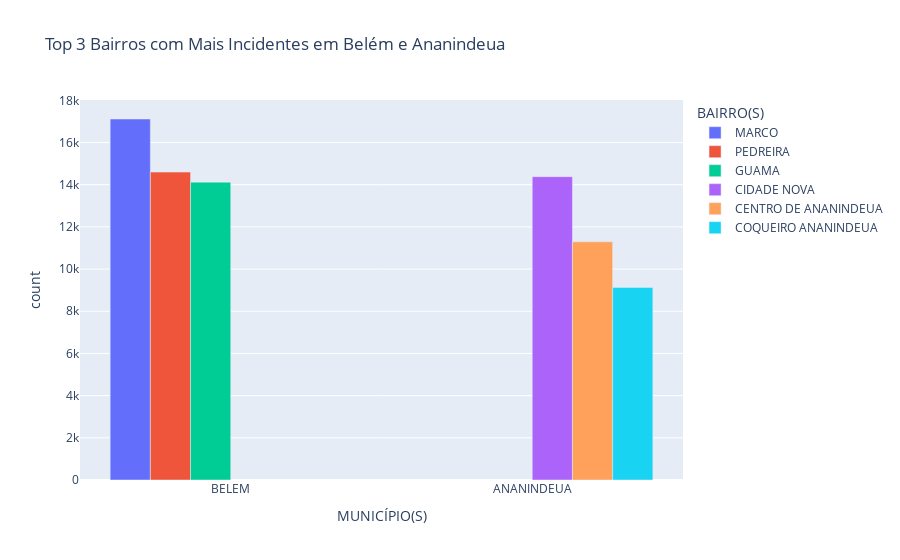

Source (notebook cell):
### Code cell
df_filtered = df[df['MUNICÍPIO(S)'].isin(['BELEM', 'ANANINDEUA'])]

df_grouped = df_filtered.groupby(['MUNICÍPIO(S)', 'BAIRRO(S)']).size().reset_index(name='count')

df_top3 = df_grouped.sort_values(['MUNICÍPIO(S)', 'count'], ascending=False).groupby('MUNICÍPIO(S)').head(3)

fig = px.bar(df_top3, x='MUNICÍPIO(S)', y='count', color='BAIRRO(S)', barmode='group',
            title='Top 3 Bairros com Mais Incidentes em Belém e Ananindeua')
fig.show()

### Figure 1 — Plotly figure (JSON) as saved in the notebook; plotly's stock layout.template omitted (floating-point values rounded to 4 significant figures)
{"data": [{"alignmentgroup": "True", "hovertemplate": "BAIRRO(S)=MARCO<br>MUNICÍPIO(S)=%{x}<br>count=%{y}<extra></extra>", "legendgroup": "MARCO", "marker": {"color": "#636efa", "pattern": {"shape": ""}}, "name": "MARCO", "offsetgroup": "MARCO", "orientation": "v", "showlegend": true, "textposition": "auto", "type": "bar", "x": ["BELEM"], "xaxis": "x", "y": [17116], "yaxis": "y"}, {"alignmentgroup": "True", "hovertemplate": "BAIRRO(S)=PEDREIRA<br>MUNICÍPIO(S)=%{x}<br>count=%{y}<extra></extra>", "legendgroup": "PEDREIRA", "marker": {"color": "#EF553B", "pattern": {"shape": ""}}, "name": "PEDREIRA", "offsetgroup": "PEDREIRA", "orientation": "v", "showlegend": true, "textposition": "auto", "type": "bar", "x": ["BELEM"], "xaxis": "x", "y": [14599], "yaxis": "y"}, {"alignmentgroup": "True", "hovertemplate": "BAIRRO(S)=GUAMA<br>MUNICÍPIO(S)=%{x}<br>count=%{y}<extra></extra>", "legendgroup": "GUAMA", "marker": {"color": "#00cc96", "pattern": {"shape": ""}}, "name": "GUAMA", "offsetgroup": "GUAMA", "orientation": "v", "showlegend": true, "textposition": "auto", "type": "bar", "x": ["BELEM"], "xaxis": "x", "y": [14123], "yaxis": "y"}, {"alignmentgroup": "True", "hovertemplate": "BAIRRO(S)=CIDADE NOVA<br>MUNICÍPIO(S)=%{x}<br>count=%{y}<extra></extra>", "legendgroup": "CIDADE NOVA", "marker": {"color": "#ab63fa", "pattern": {"shape": ""}}, "name": "CIDADE NOVA", "offsetgroup": "CIDADE NOVA", "orientation": "v", "showlegend": true, "textposition": "auto", "type": "bar", "x": ["ANANINDEUA"], "xaxis": "x", "y": [14381], "yaxis": "y"}, {"alignmentgroup": "True", "hovertemplate": "BAIRRO(S)=CENTRO DE ANANINDEUA<br>MUNICÍPIO(S)=%{x}<br>count=%{y}<extra></extra>", "legendgroup": "CENTRO DE ANANINDEUA", "marker": {"color": "#FFA15A", "pattern": {"shape": ""}}, "name": "CENTRO DE ANANINDEUA", "offsetgroup": "CENTRO DE ANANINDEUA", "orientation": "v", "showlegend": true, "textposition": "auto", "type": "bar", "x": ["ANANINDEUA"], "xaxis": "x", "y": [11294], "yaxis": "y"}, {"alignmentgroup": "True", "hovertemplate": "BAIRRO(S)=COQUEIRO ANANINDEUA<br>MUNICÍPIO(S)=%{x}<br>count=%{y}<extra></extra>", "legendgroup": "COQUEIRO ANANINDEUA", "marker": {"color": "#19d3f3", "pattern": {"shape": ""}}, "name": "COQUEIRO ANANINDEUA", "offsetgroup": "COQUEIRO ANANINDEUA", "orientation": "v", "showlegend": true, "textposition": "auto", "type": "bar", "x": ["ANANINDEUA"], "xaxis": "x", "y": [9132], "yaxis": "y"}], "layout": {"barmode": "group", "legend": {"title": {"text": "BAIRRO(S)"}, "tracegroupgap": 0}, "title": {"text": "Top 3 Bairros com Mais Incidentes em Belém e Ananindeua"}, "xaxis": {"anchor": "y", "domain": [0, 1], "title": {"text": "MUNICÍPIO(S)"}}, "yaxis": {"anchor": "x", "domain": [0, 1], "title": {"text": "count"}}}}
